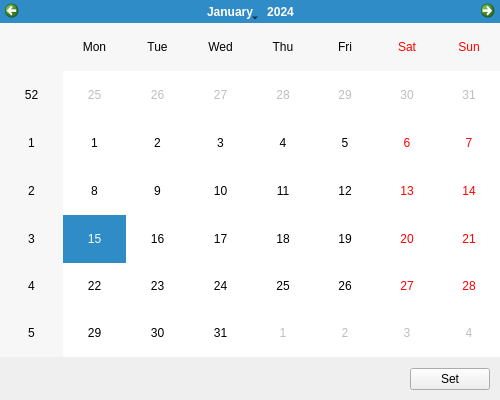
<?xml version="1.0" encoding="UTF-8"?>
<ui version="4.0">
 <class>MainWindow</class>
 <widget class="QMainWindow" name="MainWindow">
  <property name="geometry">
   <rect>
    <x>0</x>
    <y>0</y>
    <width>500</width>
    <height>400</height>
   </rect>
  </property>
  <property name="windowTitle">
   <string>Set Date</string>
  </property>
  <widget class="QWidget" name="centralwidget">
   <layout class="QGridLayout" name="gridLayout">
    <property name="leftMargin">
     <number>0</number>
    </property>
    <property name="topMargin">
     <number>0</number>
    </property>
    <property name="rightMargin">
     <number>0</number>
    </property>
    <property name="bottomMargin">
     <number>0</number>
    </property>
    <item row="0" column="0" colspan="2">
     <widget class="QCalendarWidget" name="calendar"/>
    </item>
    <item row="1" column="0" colspan="2">
     <layout class="QGridLayout" name="gridLayout_2">
      <property name="leftMargin">
       <number>10</number>
      </property>
      <property name="topMargin">
       <number>5</number>
      </property>
      <property name="rightMargin">
       <number>10</number>
      </property>
      <property name="bottomMargin">
       <number>10</number>
      </property>
      <item row="0" column="1">
       <widget class="QPushButton" name="buttonSet">
        <property name="sizePolicy">
         <sizepolicy hsizetype="Fixed" vsizetype="Fixed">
          <horstretch>0</horstretch>
          <verstretch>0</verstretch>
         </sizepolicy>
        </property>
        <property name="text">
         <string>Set</string>
        </property>
       </widget>
      </item>
      <item row="0" column="0">
       <spacer name="horizontalSpacer">
        <property name="orientation">
         <enum>Qt::Horizontal</enum>
        </property>
        <property name="sizeHint" stdset="0">
         <size>
          <width>40</width>
          <height>20</height>
         </size>
        </property>
       </spacer>
      </item>
     </layout>
    </item>
   </layout>
  </widget>
  <action name="actiontest">
   <property name="text">
    <string>test</string>
   </property>
  </action>
 </widget>
 <resources/>
 <connections/>
</ui>
